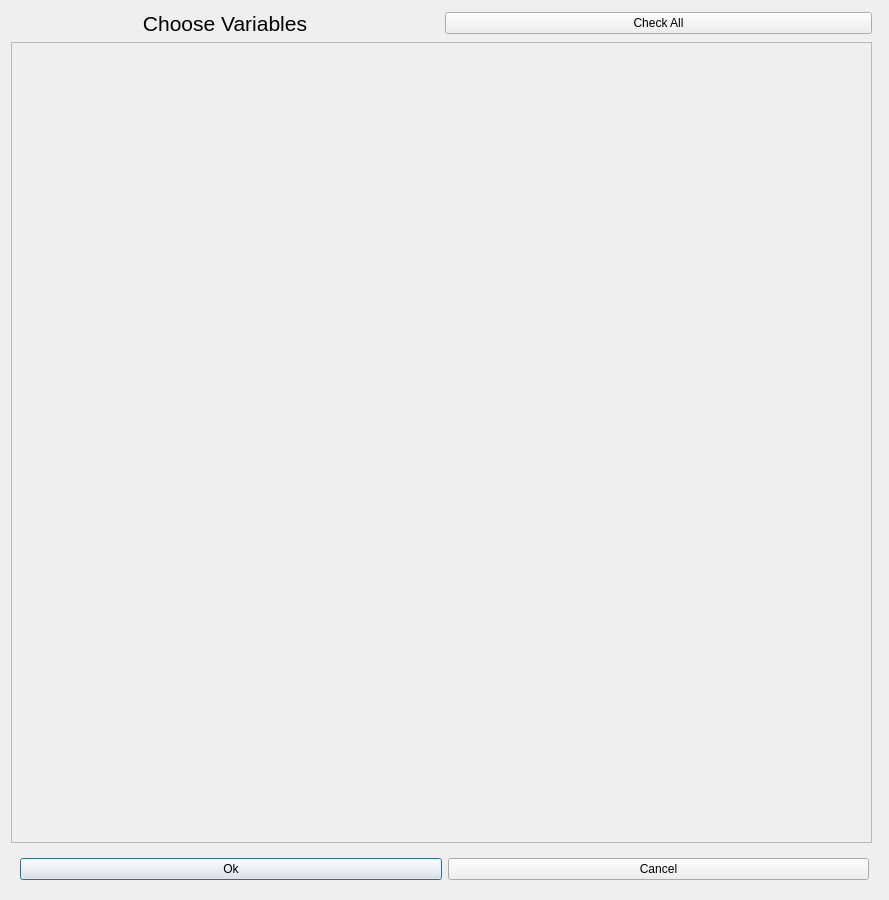
<?xml version="1.0" encoding="UTF-8"?>
<ui version="4.0">
 <class>FilterDialog</class>
 <widget class="QDialog" name="FilterDialog">
  <property name="geometry">
   <rect>
    <x>0</x>
    <y>0</y>
    <width>889</width>
    <height>900</height>
   </rect>
  </property>
  <property name="windowTitle">
   <string>Dialog</string>
  </property>
  <layout class="QGridLayout" name="gridLayout">
   <item row="3" column="0" colspan="2">
    <widget class="QWidget" name="widget" native="true">
     <layout class="QHBoxLayout" name="horizontalLayout_4" stretch="0,0">
      <item>
       <widget class="QPushButton" name="buttonOk">
        <property name="text">
         <string>Ok</string>
        </property>
       </widget>
      </item>
      <item>
       <widget class="QPushButton" name="buttonCancel">
        <property name="text">
         <string>Cancel</string>
        </property>
       </widget>
      </item>
     </layout>
    </widget>
   </item>
   <item row="2" column="0">
    <widget class="QScrollArea" name="listScrollArea">
     <property name="widgetResizable">
      <bool>true</bool>
     </property>
     <widget class="QWidget" name="listAreaContents">
      <property name="geometry">
       <rect>
        <x>0</x>
        <y>0</y>
        <width>852</width>
        <height>753</height>
       </rect>
      </property>
      <layout class="QVBoxLayout" name="verticalLayout_3">
       <item alignment="Qt::AlignHCenter">
        <widget class="QWidget" name="listArea" native="true">
         <property name="layoutDirection">
          <enum>Qt::LeftToRight</enum>
         </property>
         <property name="styleSheet">
          <string notr="true">border: 0px 0px 100px 0px; </string>
         </property>
        </widget>
       </item>
      </layout>
     </widget>
    </widget>
   </item>
   <item row="1" column="0">
    <layout class="QHBoxLayout" name="horizontalLayout">
     <item>
      <widget class="QLabel" name="label">
       <property name="font">
        <font>
         <pointsize>16</pointsize>
        </font>
       </property>
       <property name="text">
        <string>Choose Variables</string>
       </property>
       <property name="alignment">
        <set>Qt::AlignCenter</set>
       </property>
      </widget>
     </item>
     <item>
      <widget class="QPushButton" name="checkAll">
       <property name="text">
        <string>Check All</string>
       </property>
       <property name="checkable">
        <bool>true</bool>
       </property>
      </widget>
     </item>
    </layout>
   </item>
  </layout>
 </widget>
 <resources/>
 <connections/>
</ui>
